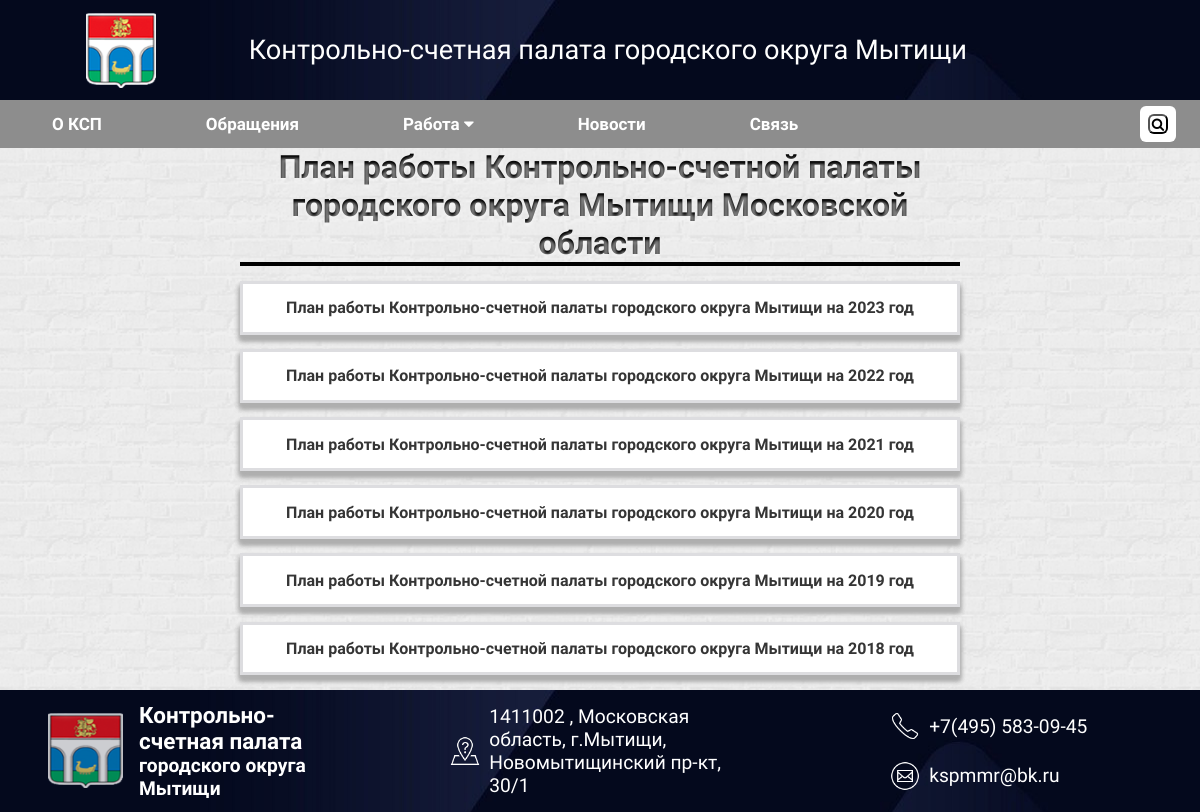
/activities/plans/, run on the app's committed database.
### news/models.py (models this page shows, shortened)
class Activities(models.Model):
    title = models.CharField(max_length=500, unique=True, verbose_name='Название')
    document = models.FileField(upload_to='activities/', validators=[FileExtensionValidator(allowed_extensions=['doc', 'docx', 'pdf'])], verbose_name='Документ', blank=True, null=True, max_length=255)
    created_at = models.DateTimeField(null=True, blank=True, verbose_name='Дата')
    status = models.IntegerField(choices=TYPE_2, default=0, verbose_name='Тип документа')
    class Meta:
        verbose_name = 'Деятельность'
        verbose_name_plural = 'Деятельность'
        ordering = ['-created_at']

### news/views.py (the view)
# urls.py: path('activities/plans/', views.activities_plans_main_list, name='plans'),
def activities_plans_main_list(request):
    plans_activities = Activities.objects.filter(status=8).order_by('-created_at')
    context = {
        'documents' : plans_activities
    }
    return render(request, 'plan.html', context)

### templates/plan.html (shortened to what this page needs)
{% extends 'base.html' %}
{% block content %}
<div class="regular-documents-container">
    <div class="reg-docs-cont">
        <div class="obr"><h1>План работы Контрольно-счетной палаты городского округа Мытищи Московской области</h1></div>
        {% for document in documents %}
            <div class="reg-docs-one-cont">
                <a class="reg-docs-link" href="{% url 'activities-view' activities_id=document.id %}">{{ document.title }}</a>
            </div>
        {% endfor %}
    </div>
</div>
{% endblock content %}

### static/styles/feedback.css (style rules this page uses)
.obr { display: flex; border-bottom: 4px solid black; justify-content: center; background-color: #000000; -webkit-background-clip: text; -moz-background-clip: text; background-clip: text; color: transparent; text-shadow: rgba(255,255,255,0.5) 0px 3px 3px; }

### static/styles/main.css (style rules this page uses)
* { margin: 0%; padding: 0%; font-family: 'Arsenal', sans-serif; }
html { height: 100%; }
body { background: url(/static/img/white-brick.png); background-color: rgb(201, 201, 201); background-size: 15%; background-position: center; background-repeat: repeat; display: flex; flex-direction: column; min-height: 100vh; }

### static/styles/search_result_list.css (style rules this page uses)
a { text-decoration: none; }

### static/styles/documents.css (style rules this page uses)
.regular-documents-container { width: 100%; display:flex; justify-content: center; align-items: center; text-align: center; overflow: auto; }
.reg-docs-cont { width: 60%; }
.reg-docs-link { text-decoration: none; color:rgb(53, 53, 53); font-weight: bold; }
.reg-docs-one-cont { margin-top: 2%; margin-bottom: 2%; border-style: solid; border-color: rgb(221, 221, 224); background-color: white; padding: 2% 4% 2% 4%; box-shadow: 0 5px 5px #afafaf, 0 5px 5px #afafaf, 0 5px 5px #afafaf; }

### data on the page
Activities: title "План работы Контрольно-счетной палаты городского округа Мытищи на 2023 год"
Activities: title "План работы Контрольно-счетной палаты городского округа Мытищи на 2022 год"
Activities: title "План работы Контрольно-счетной палаты городского округа Мытищи на 2021 год"
Activities: title "План работы Контрольно-счетной палаты городского округа Мытищи на 2020 год"
Activities: title "План работы Контрольно-счетной палаты городского округа Мытищи на 2019 год"
Activities: title "План работы Контрольно-счетной палаты городского округа Мытищи на 2018 год"
